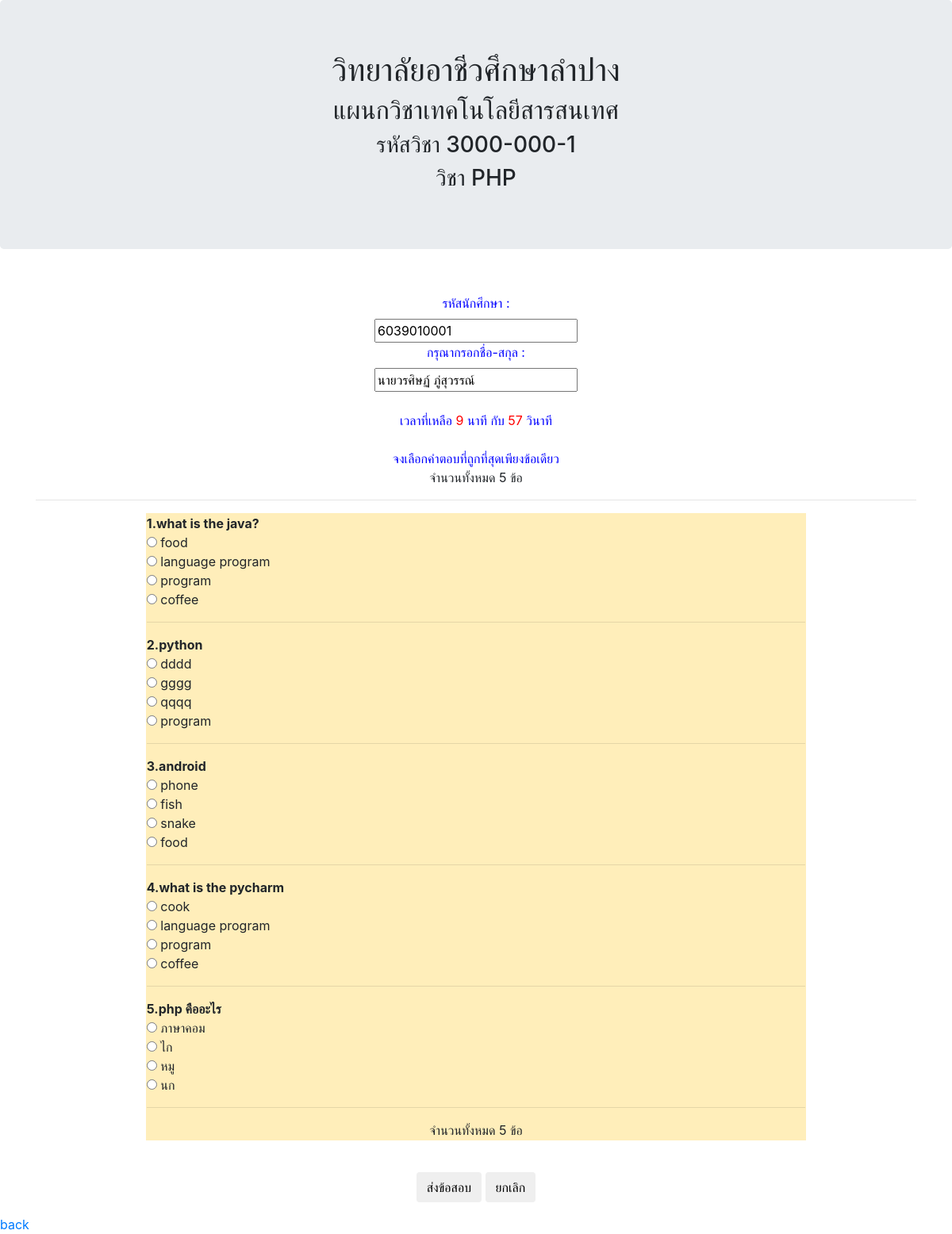
Page /30000/test_php.php (signed in) on the committed database.
### tables this page shows
CREATE TABLE `test` (
  `id` int(3) NOT NULL,
  `question` text NOT NULL,
  `choice1` text NOT NULL,
  `choice2` text NOT NULL,
  `choice3` text NOT NULL,
  `choice4` text NOT NULL,
  `answer` int(10) NOT NULL
);

### 30000/test_php.php (the view, shortened to what this page needs)
<?php
$username=$_SESSION[username];
$password=$_SESSION[password];
$strSQL = "SELECT * FROM login where username='$username' and password= '$password'";
$objQuery = mysql_query($strSQL) or die ("Error Query [".$strSQL."]");
while($objResult = mysql_fetch_array($objQuery))
{
    $get_username=$objResult[username];
    $get_name=$objResult[name];
}
?>
<!DOCTYPE html>
<html lang="en">
<head>
    <link rel="stylesheet" href="../css/bootstrap.min.css">
</head>
<body onLoad="begintimer()">
<div class="jumbotron text-center">
                <h1>วิทยาลัยอาชีวศึกษาลำปาง</h1>
                <h2>แผนกวิชาเทคโนโลยีสารสนเทศ</h2>
                <h3>รหัสวิชา 3000-000-1</h3>
                <h3>วิชา PHP</h3>
</div>
<div class="container">
  <div class="row">
    <div class="col-md-12">
<form action="check_test.php" method="post" name="frmTest">
          <div align="center"><font color="#0000FF"><br />
          <div class="col-md-4">
  <label for="usr">รหัสนักศึกษา :</label>
    <input name="id_score" type="text" id="id_score" class="form" value="<? echo $get_username ; ?>"/>
    </div>
    <div class="col-md-4">
    <label for="usr">กรุณากรอกชื่อ-สกุล :</label>
    <input name="name" type="text" id="name" class="form" value="<? echo $get_name ; ?>"/>
    </div>
    <br />
    <div id=dplay></div>
    <br /></font><font color="#0000FF">จงเลือกคำตอบที่ถูกที่สุดเพียงข้อเดียว </font><br />
<?
$sql = "select count(*) from test";
$sub = mysql_query($sql);
$c = mysql_fetch_array($sub);
$count = $c[0];
  echo "จำนวนทั้งหมด $count ข้อ";
?>
  <hr />
  <table width="75%" border="0" align="center">
  <tr class="table-warning">
      <td>
        <?
$number=1;
$dbname="db_test_lvc";
$tbtest="test";
$sql="SELECT * FROM $tbtest ORDER BY RAND( ) LIMIT 0,20";
$result= mysql_db_query("$dbname",$sql);
$i=0;
while($r=mysql_fetch_array($result))
	{
	$id=$r[id];
	$question=$r[question];
	$choice1=$r[choice1];
	$choice2=$r[choice2];
	$choice3=$r[choice3];
	$choice4=$r[choice4];
	echo "<b>  $number.$question</b><br>
		<input type='radio' name='select_$id' value='1'>
		$choice1<br>
		<input type='radio' name='select_$id' value='2'>
		$choice2<br>
		<input type='radio' name='select_$id' value='3'>
		$choice3<br>
		<input type='radio' name='select_$id' value='4'>
		$choice4<br>
		<input type='hidden' name='total_question[]' value='$id'>
		<hr> ";
    $number++;
    $i++;
	}
?>
  <div class="container" align="center">
    <div class="row">
      <div class="col-md-12">
<?
  echo "จำนวนทั้งหมด $i ข้อ";
?>
      </div>
    </div>
  </div>
      </td>
    </tr>
  </table>
  <p>&nbsp;</p>
  <p align="center">
    <input type="submit" value="ส่งข้อสอบ" class="btn"/>
    <input type="reset" value="ยกเลิก" class="btn"/>
  </p>
</form>
        </div>
    </div>
    </div>
    <a href="../subject_test.php">back</a>
</body>
</html>

### rows in the picture
test: question "what is the java?", choice1 "food", choice2 "language program", choice3 "program", choice4 "coffee"
test: question "python", choice1 "dddd", choice2 "gggg", choice3 "qqqq", choice4 "program"
test: question "android", choice1 "phone", choice2 "fish", choice3 "snake", choice4 "food"
test: question "what is the pycharm", choice1 "cook", choice2 "language program", choice3 "program", choice4 "coffee"
test: question "php คืออะไร", choice1 "ภาษาคอม", choice2 "ไก", choice3 "หมู", choice4 "นก"

### other values in the picture
$count "5"
$i "5"
